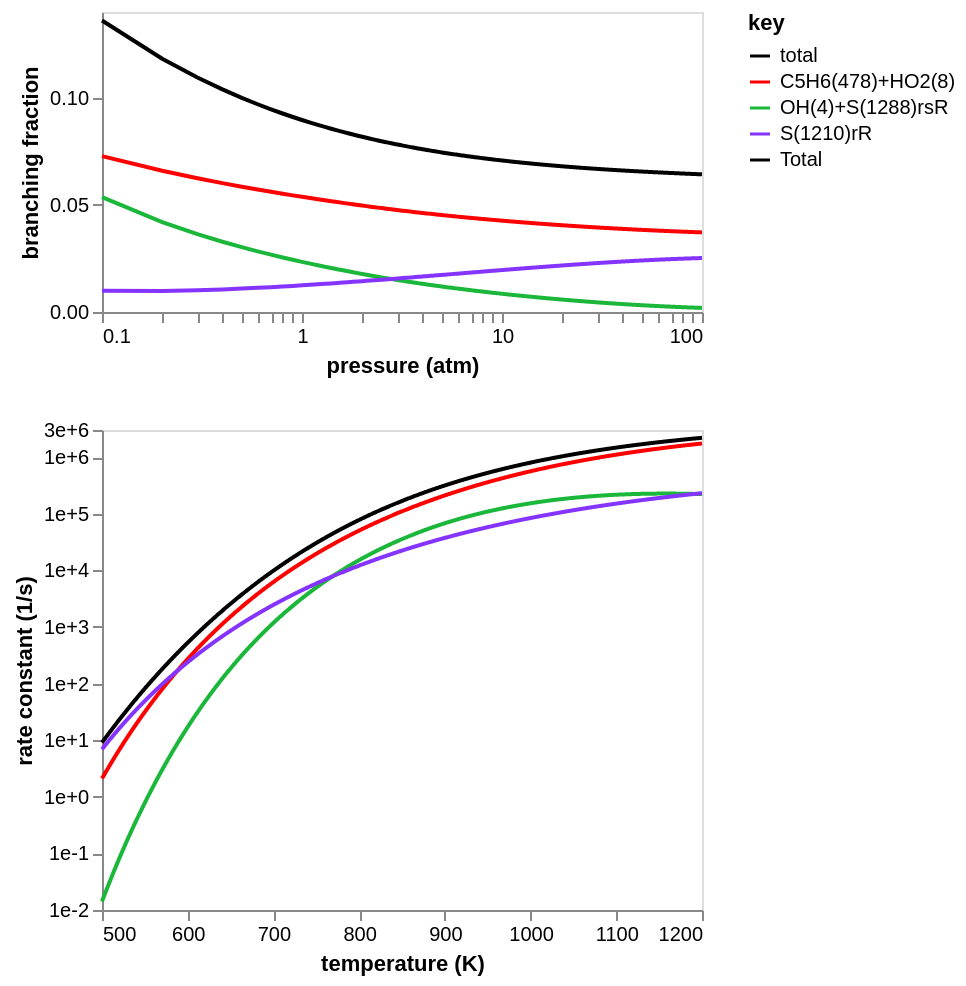

Notebook cell for this chart:
### Code cell
branch_frac_chart1a = fig.branching_fraction_chart(
    rate_df1a,
    P_range=(0.1, 100),
    T=T,
    legend=legend,
    total=total,
    y_range=f_range,
)
rate_chart1a = fig.rate_chart(
    rate_df1a,
    T_range=(500, 1200),
    P=P,
    legend=legend,
    total=total,
    y_range=y_range,
    units={"substance": "molecules"},
)
chart = alt.vconcat(
    branch_frac_chart1a.properties(width=300, height=150),
    rate_chart1a.properties(width=300, height=240),
).configure_axis(grid=False)
chart

### Figure 1 — Vega-Lite specification as saved in the notebook (floating-point values rounded to 4 significant figures; data arrays with more than 128 entries replaced by an {"elided": "..."} marker saying what was removed)
{"config": {"view": {"continuousWidth": 300, "continuousHeight": 300}, "axis": {"grid": false}}, "vconcat": [{"data": {"name": "data-c434ce2ab22d5e368967cac56d08dc78"}, "mark": {"type": "line"}, "encoding": {"color": {"field": "key", "scale": {"domain": ["total", "C5H6(478)+HO2(8)", "OH(4)+S(1288)rsR", "S(1210)rR"], "range": ["#000000", "#ff0000", "#1ab73a", "#8533ff"]}, "type": "nominal"}, "x": {"axis": {"labelExpr": "((abs(datum.value - 0.1) / abs(0.1) < 1e-5) ||\n(abs(datum.value - 1.0) / abs(1.0) < 1e-5) ||\n(abs(datum.value - 10.0) / abs(10.0) < 1e-5) ||\n(abs(datum.value - 100.0) / abs(100.0) < 1e-5) ||\n(abs(datum.value - 100.0) / abs(100.0) < 1e-5)) ? datum.label : ''", "values": [0.1, 0.2, 0.3, 0.4, 0.5, 0.6, 0.7, 0.8, 0.9, 1.0, 2.0, 3.0, 4.0, 5.0, 6.0, 7.0, 8.0, 9.0, 10.0, 20.0, 30.0, 40.0, 50.0, 60.0, 70.0, 80.0, 90.0, 100.0, 100.0]}, "field": "x", "scale": {"domain": [0.1, 100.0], "type": "log"}, "title": "pressure (atm)", "type": "quantitative"}, "y": {"axis": {"format": ".2f"}, "field": "value", "scale": {"domain": [0.00191, 0.136], "domainMax": 0.136, "nice": true}, "title": "branching fraction", "type": "quantitative"}}, "height": 150, "transform": [{"fold": ["total", "C5H6(478)+HO2(8)", "OH(4)+S(1288)rsR", "S(1210)rR"]}], "width": 300}, {"data": {"name": "data-e51e152df43bbc80c9938d3c5174665e"}, "mark": {"type": "line"}, "encoding": {"color": {"field": "key", "scale": {"domain": ["Total", "C5H6(478)+HO2(8)", "OH(4)+S(1288)rsR", "S(1210)rR"], "range": ["#000000", "#ff0000", "#1ab73a", "#8533ff"]}, "type": "nominal"}, "x": {"axis": {"format": ".0f"}, "field": "x", "scale": {"domain": [500, 1200], "domainMax": 1200, "nice": true}, "title": "temperature (K)", "type": "quantitative"}, "y": {"axis": {"format": ".0e", "labelExpr": "((abs(datum.value - 0.01) / abs(0.01) < 1e-5) ||\n(abs(datum.value - 0.1) / abs(0.1) < 1e-5) ||\n(abs(datum.value - 1.0) / abs(1.0) < 1e-5) ||\n(abs(datum.value - 10.0) / abs(10.0) < 1e-5) ||\n(abs(datum.value - 100.0) / abs(100.0) < 1e-5) ||\n(abs(datum.value - 1000.0) / abs(1000.0) < 1e-5) ||\n(abs(datum.value - 10000.0) / abs(10000.0) < 1e-5) ||\n(abs(datum.value - 100000.0) / abs(100000.0) < 1e-5) ||\n(abs(datum.value - 1000000.0) / abs(1000000.0) < 1e-5) ||\n(abs(datum.value - 3000000.0) / abs(3000000.0) < 1e-5)) ? datum.label : ''", "values": [0.01, 0.1, 1.0, 10.0, 100.0, 1000.0, 10000.0, 100000.0, 1000000.0, 3000000.0]}, "field": "value", "scale": {"domain": [0.01, 3000000.0], "type": "log"}, "title": "rate constant (1/s)", "type": "quantitative"}}, "height": 240, "transform": [{"fold": ["Total", "C5H6(478)+HO2(8)", "OH(4)+S(1288)rsR", "S(1210)rR"]}], "width": 300}], "$schema": "https://vega.github.io/schema/vega-lite/v5.20.1.json", "datasets": {"data-c434ce2ab22d5e368967cac56d08dc78": {"elided": "1000 records"}, "data-e51e152df43bbc80c9938d3c5174665e": {"elided": "1000 records"}}}
